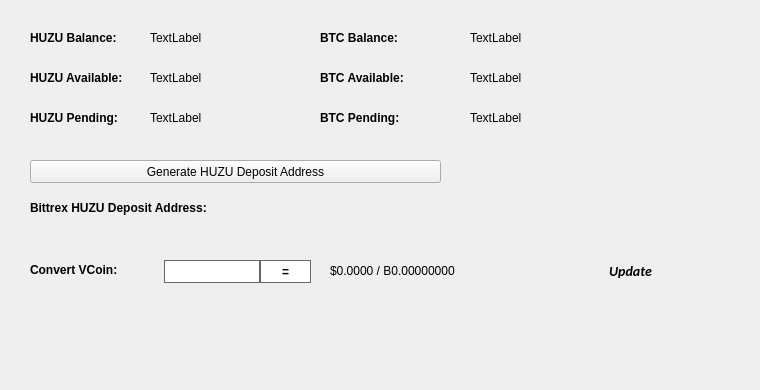
   <widget class="QWidget" name="BalanceTab">
    <attribute name="title">
     <string>Balance</string>
    </attribute>
    <widget class="QLabel" name="BitcoinBalanceLabel">
     <property name="geometry">
      <rect>
       <x>470</x>
       <y>30</y>
       <width>150</width>
       <height>16</height>
      </rect>
     </property>
     <property name="text">
      <string>TextLabel</string>
     </property>
    </widget>
    <widget class="QLabel" name="HUZUBalanceLabel">
     <property name="geometry">
      <rect>
       <x>150</x>
       <y>30</y>
       <width>150</width>
       <height>16</height>
      </rect>
     </property>
     <property name="text">
      <string>TextLabel</string>
     </property>
    </widget>
    <widget class="QLabel" name="label_11">
     <property name="geometry">
      <rect>
       <x>30</x>
       <y>30</y>
       <width>101</width>
       <height>16</height>
      </rect>
     </property>
     <property name="font">
      <font>
       <weight>75</weight>
       <bold>true</bold>
      </font>
     </property>
     <property name="text">
      <string>HUZU Balance:</string>
     </property>
    </widget>
    <widget class="QLabel" name="label_12">
     <property name="geometry">
      <rect>
       <x>320</x>
       <y>30</y>
       <width>101</width>
       <height>16</height>
      </rect>
     </property>
     <property name="font">
      <font>
       <weight>75</weight>
       <bold>true</bold>
      </font>
     </property>
     <property name="text">
      <string>BTC Balance:</string>
     </property>
    </widget>
    <widget class="QLabel" name="HUZUAvailableLabel_2">
     <property name="geometry">
      <rect>
       <x>150</x>
       <y>70</y>
       <width>150</width>
       <height>16</height>
      </rect>
     </property>
     <property name="text">
      <string>TextLabel</string>
     </property>
    </widget>
    <widget class="QLabel" name="label_13">
     <property name="geometry">
      <rect>
       <x>30</x>
       <y>70</y>
       <width>111</width>
       <height>16</height>
      </rect>
     </property>
     <property name="font">
      <font>
       <weight>75</weight>
       <bold>true</bold>
      </font>
     </property>
     <property name="text">
      <string>HUZU Available:</string>
     </property>
    </widget>
    <widget class="QLabel" name="label_14">
     <property name="geometry">
      <rect>
       <x>30</x>
       <y>110</y>
       <width>101</width>
       <height>16</height>
      </rect>
     </property>
     <property name="font">
      <font>
       <weight>75</weight>
       <bold>true</bold>
      </font>
     </property>
     <property name="text">
      <string>HUZU Pending:</string>
     </property>
    </widget>
    <widget class="QLabel" name="HUZUPendingLabel">
     <property name="geometry">
      <rect>
       <x>150</x>
       <y>110</y>
       <width>150</width>
       <height>16</height>
      </rect>
     </property>
     <property name="text">
      <string>TextLabel</string>
     </property>
    </widget>
    <widget class="QLabel" name="label_15">
     <property name="geometry">
      <rect>
       <x>320</x>
       <y>70</y>
       <width>111</width>
       <height>16</height>
      </rect>
     </property>
     <property name="font">
      <font>
       <weight>75</weight>
       <bold>true</bold>
      </font>
     </property>
     <property name="text">
      <string>BTC Available:</string>
     </property>
    </widget>
    <widget class="QLabel" name="BitcoinAvailableLabel">
     <property name="geometry">
      <rect>
       <x>470</x>
       <y>70</y>
       <width>150</width>
       <height>16</height>
      </rect>
     </property>
     <property name="text">
      <string>TextLabel</string>
     </property>
    </widget>
    <widget class="QLabel" name="label_31">
     <property name="geometry">
      <rect>
       <x>320</x>
       <y>110</y>
       <width>111</width>
       <height>16</height>
      </rect>
     </property>
     <property name="font">
      <font>
       <weight>75</weight>
       <bold>true</bold>
      </font>
     </property>
     <property name="text">
      <string>BTC Pending:</string>
     </property>
    </widget>
    <widget class="QLabel" name="BitcoinPendingLabel">
     <property name="geometry">
      <rect>
       <x>470</x>
       <y>110</y>
       <width>150</width>
       <height>16</height>
      </rect>
     </property>
     <property name="text">
      <string>TextLabel</string>
     </property>
    </widget>
    <widget class="QLabel" name="label_33">
     <property name="geometry">
      <rect>
       <x>30</x>
       <y>200</y>
       <width>221</width>
       <height>16</height>
      </rect>
     </property>
     <property name="font">
      <font>
       <weight>75</weight>
       <bold>true</bold>
      </font>
     </property>
     <property name="text">
      <string>Bittrex HUZU Deposit Address:</string>
     </property>
    </widget>
    <widget class="QPushButton" name="GenDepositBTN">
     <property name="geometry">
      <rect>
       <x>30</x>
       <y>160</y>
       <width>411</width>
       <height>23</height>
      </rect>
     </property>
     <property name="text">
      <string>Generate HUZU Deposit Address</string>
     </property>
     <property name="icon">
      <iconset resource="../huzu.qrc">
       <normaloff>:/icons/bitcoin</normaloff>:/icons/bitcoin</iconset>
     </property>
    </widget>
    <widget class="QLabel" name="DepositAddressLabel">
     <property name="geometry">
      <rect>
       <x>200</x>
       <y>200</y>
       <width>261</width>
       <height>16</height>
      </rect>
     </property>
     <property name="palette">
      <palette>
       <active>
        <colorrole role="WindowText">
         <brush brushstyle="SolidPattern">
          <color alpha="255">
           <red>0</red>
           <green>0</green>
           <blue>0</blue>
          </color>
         </brush>
        </colorrole>
        <colorrole role="Text">
         <brush brushstyle="SolidPattern">
          <color alpha="255">
           <red>0</red>
           <green>0</green>
           <blue>255</blue>
          </color>
         </brush>
        </colorrole>
       </active>
       <inactive>
        <colorrole role="WindowText">
         <brush brushstyle="SolidPattern">
          <color alpha="255">
           <red>0</red>
           <green>0</green>
           <blue>0</blue>
          </color>
         </brush>
        </colorrole>
        <colorrole role="Text">
         <brush brushstyle="SolidPattern">
          <color alpha="255">
           <red>0</red>
           <green>0</green>
           <blue>255</blue>
          </color>
         </brush>
        </colorrole>
       </inactive>
       <disabled>
        <colorrole role="WindowText">
         <brush brushstyle="SolidPattern">
          <color alpha="255">
           <red>120</red>
           <green>120</green>
           <blue>120</blue>
          </color>
         </brush>
        </colorrole>
        <colorrole role="Text">
         <brush brushstyle="SolidPattern">
          <color alpha="255">
           <red>120</red>
           <green>120</green>
           <blue>120</blue>
          </color>
         </brush>
        </colorrole>
       </disabled>
      </palette>
     </property>
     <property name="font">
      <font>
       <weight>75</weight>
       <bold>true</bold>
      </font>
     </property>
     <property name="text">
      <string/>
     </property>
     <property name="alignment">
      <set>Qt::AlignRight|Qt::AlignTrailing|Qt::AlignVCenter</set>
     </property>
     <property name="textInteractionFlags">
      <set>Qt::LinksAccessibleByMouse|Qt::TextSelectableByKeyboard|Qt::TextSelectableByMouse</set>
     </property>
    </widget>
    <widget class="QLabel" name="label_8">
     <property name="geometry">
      <rect>
       <x>460</x>
       <y>300</y>
       <width>281</width>
       <height>81</height>
      </rect>
     </property>
     <property name="text">
      <string/>
     </property>
     <property name="pixmap">
      <pixmap>:/images/bittrex</pixmap>
     </property>
    </widget>
    <widget class="QWidget" name="widgetConversion" native="true">
     <property name="geometry">
      <rect>
       <x>0</x>
       <y>250</y>
       <width>751</width>
       <height>43</height>
      </rect>
     </property>
     <property name="minimumSize">
      <size>
       <width>0</width>
       <height>43</height>
      </size>
     </property>
     <property name="styleSheet">
      <string notr="true"/>
     </property>
     <widget class="QPushButton" name="btnUpdateMarketData">
      <property name="geometry">
       <rect>
        <x>575</x>
        <y>0</y>
        <width>111</width>
        <height>41</height>
       </rect>
      </property>
      <property name="sizePolicy">
       <sizepolicy hsizetype="Expanding" vsizetype="Expanding">
        <horstretch>0</horstretch>
        <verstretch>0</verstretch>
       </sizepolicy>
      </property>
      <property name="font">
       <font>
        <family>calibri</family>
        <pointsize>-1</pointsize>
        <weight>75</weight>
        <italic>true</italic>
        <bold>true</bold>
       </font>
      </property>
      <property name="styleSheet">
       <string notr="true">margin:0px;text-align:center;padding:2px;border-radius:3px;font-style:italic;width:100px;font-size:14px;font-family:calibri;font-weight:600;</string>
      </property>
      <property name="text">
       <string>Update</string>
      </property>
      <property name="iconSize">
       <size>
        <width>150</width>
        <height>35</height>
       </size>
      </property>
      <property name="autoDefault">
       <bool>true</bool>
      </property>
      <property name="default">
       <bool>true</bool>
      </property>
     </widget>
     <widget class="QLabel" name="lblConvertVCoin">
      <property name="geometry">
       <rect>
        <x>30</x>
        <y>10</y>
        <width>131</width>
        <height>20</height>
       </rect>
      </property>
      <property name="styleSheet">
       <string notr="true"/>
      </property>
      <property name="text">
       <string>&lt;html&gt;&lt;head/&gt;&lt;body&gt;&lt;p&gt;&lt;span style=&quot; font-weight:600;&quot;&gt;Convert VCoin:&lt;/span&gt;&lt;/p&gt;&lt;/body&gt;&lt;/html&gt;</string>
      </property>
     </widget>
     <widget class="QLineEdit" name="txtConvertVCoinQty">
      <property name="geometry">
       <rect>
        <x>160</x>
        <y>10</y>
        <width>100</width>
        <height>23</height>
       </rect>
      </property>
      <property name="minimumSize">
       <size>
        <width>100</width>
        <height>23</height>
       </size>
      </property>
      <property name="maximumSize">
       <size>
        <width>100</width>
        <height>16777215</height>
       </size>
      </property>
      <property name="styleSheet">
       <string notr="true">border: 1px solid #61696c;margin-left:4px;</string>
      </property>
     </widget>
     <widget class="QPushButton" name="btnConvertHuzu">
      <property name="geometry">
       <rect>
        <x>260</x>
        <y>10</y>
        <width>51</width>
        <height>23</height>
       </rect>
      </property>
      <property name="minimumSize">
       <size>
        <width>0</width>
        <height>23</height>
       </size>
      </property>
      <property name="styleSheet">
       <string notr="true">border:1px solid #61696c;background:white;font-weight:600;</string>
      </property>
      <property name="text">
       <string>=</string>
      </property>
     </widget>
     <widget class="QLabel" name="lblConvertVCoinResults">
      <property name="geometry">
       <rect>
        <x>330</x>
        <y>0</y>
        <width>201</width>
        <height>41</height>
       </rect>
      </property>
      <property name="styleSheet">
       <string notr="true"/>
      </property>
      <property name="text">
       <string>$0.0000 / B0.00000000</string>
      </property>
     </widget>
     <widget class="QLabel" name="iconOverviewUpdateWait">
      <property name="geometry">
       <rect>
        <x>670</x>
        <y>10</y>
        <width>24</width>
        <height>24</height>
       </rect>
      </property>
      <property name="text">
       <string/>
      </property>
      <property name="pixmap">
       <pixmap resource="../huzu.qrc">:/icons/transaction_1</pixmap>
      </property>
      <property name="scaledContents">
       <bool>true</bool>
      </property>
      <property name="alignment">
       <set>Qt::AlignCenter</set>
      </property>
     </widget>
    </widget>
   </widget>
